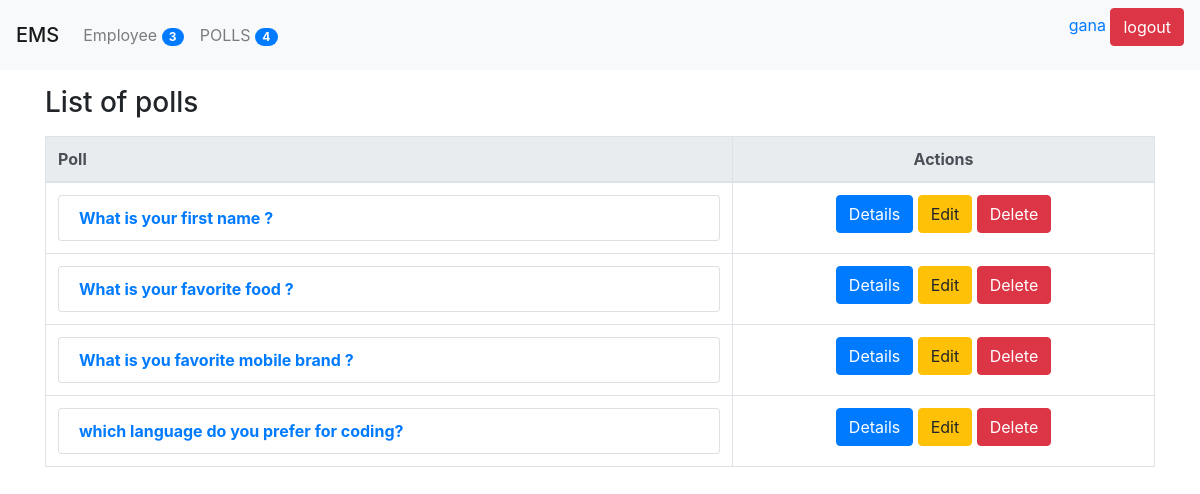
Screenshot of /poll/ (signed in) with the database file from the repository.
### poll/models.py (models this page shows, shortened)
class Question(models.Model):
    title = models.TextField(null = True , blank = True)
    status = models.CharField(default = 'inactive', max_length = 10)
    created_by = models.ForeignKey(User, null=True, blank= True , on_delete= models.CASCADE)
    start_date = models.DateTimeField(null=True, blank= True)
    end_date = models.DateTimeField(null=True, blank= True)
    created_at = models.DateTimeField(auto_now_add= True)
    updated_at =models.DateTimeField(auto_now= True)

### poll/views.py (the view)
# urls.py: path('',index , name = 'polls_list'),
@login_required(login_url= '/login/')
def index(request):
    context = {}
    questions = Question.objects.all()
    context['questions'] = questions
    context['title'] = 'polls'
    return render(request,'polls/index.html', context)

### poll/context_processor.py (called while the page is built)
def poll_count(request):
    count = Question.objects.count()
    return {"polls_count" : count}

def emp_count(request):
    count = User.objects.count()
    return {"emp_count" : count}

### poll/templatetags/poll_extras.py (called while the page is built)
def upper(value):
    return value.upper()

### templates/polls/index.html
{% extends 'polls/base.html' %}
{% block content %}
    <p>
        <h3>List of {{title}}</h3>
    </p>
    <div class="table-responsive-sm">
        {% if questions %}
            <table class="table table-bordered">
                <thead class="thead-light">
                    <tr>
                        <th>Poll</th>
                        <th class="text-center">Actions</th>
                    </tr>
                </thead>
                <tbody>
                {% for question in questions %}
                    <tr>
                        <th scope="row">
                            <a class="list-group-item" href="{% url 'polls_details' question.id%}" >{{question.title }} </a>
                        </th>
                        <td class="text-center">
                            <a class="btn btn-primary" href="{% url 'polls_details' question.id %}">Details</a>
                            <a class="btn btn-warning" href="{% url 'poll_edit' question.id %}">Edit</a>
                            <a class="btn btn-danger" href="{% url 'poll_delete' question.id %}">Delete</a>
                        </td>
                    </tr>
                {% endfor %}
                </tbody>
                </table>
        {% else %}
            <p>There is no question available.</p>
        {% endif %}
    </div>
{% endblock content %}

### templates/header.html (shortened to what this page needs)
{% load poll_extras %}
<div class="navbar navbar-expand-lg navbar-light bg-light">
    <span class="navbar-brand mb-0 h1">EMS</span>
    <div class="collapse navbar-collapse" id="navbarNav">
        <ul class="navbar-nav">
            <li class="nav-item">
                <a class="nav-link" href="{% url 'employee_list'%}">
                    {{"employee" | capfirst}}
                    <span class="badge badge-primary badge-pill ">{{emp_count}}</span>
                </a>
            </li>
            <li class="nav-item">
                <a class="nav-link" href="{% url 'polls_list' %}">
                    {{"Polls" | upper}}
                    <span class="badge badge-primary badge-pill ">{{polls_count}}</span>
                </a>
            </li>
        </ul>
    </div>
    {% if user.is_authenticated %}
        <div class="text-right">
            <form method="POST" action="/logout/">
            <a href="{% url 'my_profile' %}">{{request.user.first_name}}</a>
            <input type="submit" class="btn btn-danger" value="logout">
            </form>
        </div>
    {% endif %}
</div>

### rows the page displays
Question: title "What is your first name ?"
Question: title "What is your favorite food ?"
Question: title "What is you favorite mobile brand ?"
Question: title "which language do you prefer for coding?"

### other values shown
{{ "employee" | capfirst }} "Employee"
{{ emp_count }} "3"
{{ "Polls" | upper }} "POLLS"
{{ polls_count }} "4"
{{ request.user.first_name }} "gana"
{{ title }} "polls"
